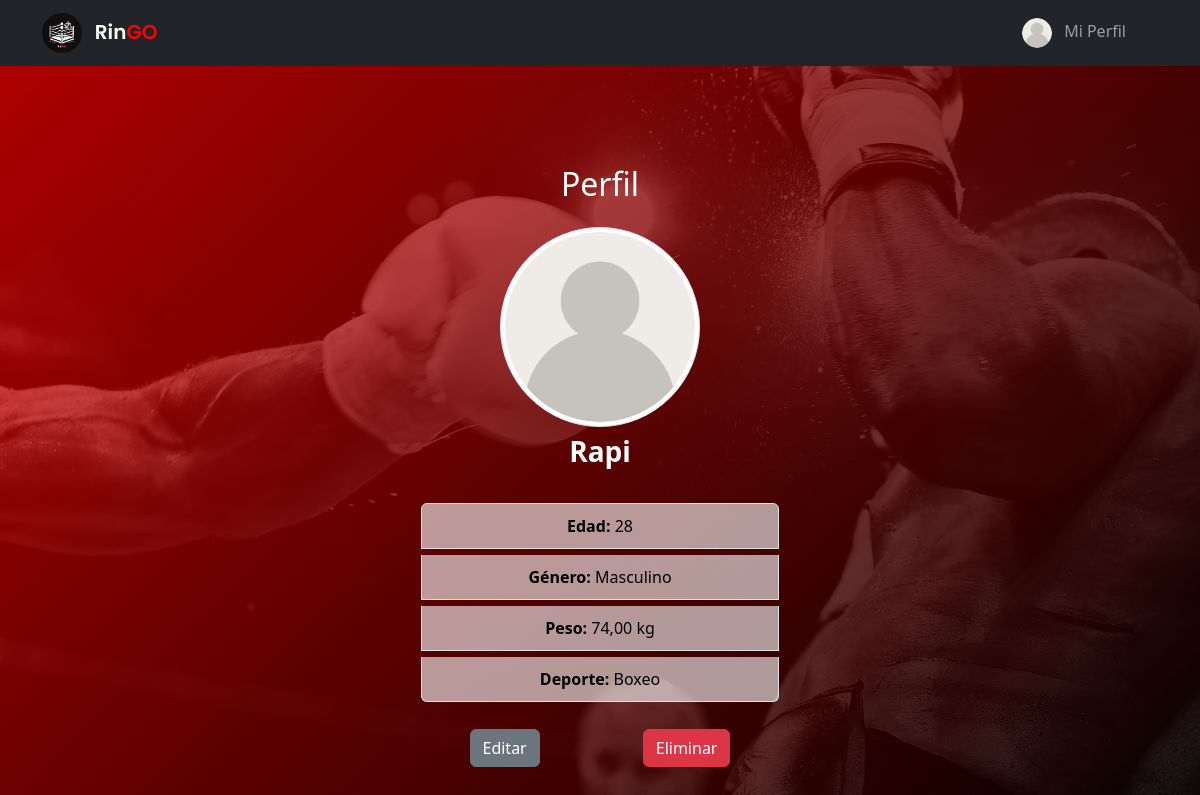
The app's page /perfil/27/ (signed in), older data.
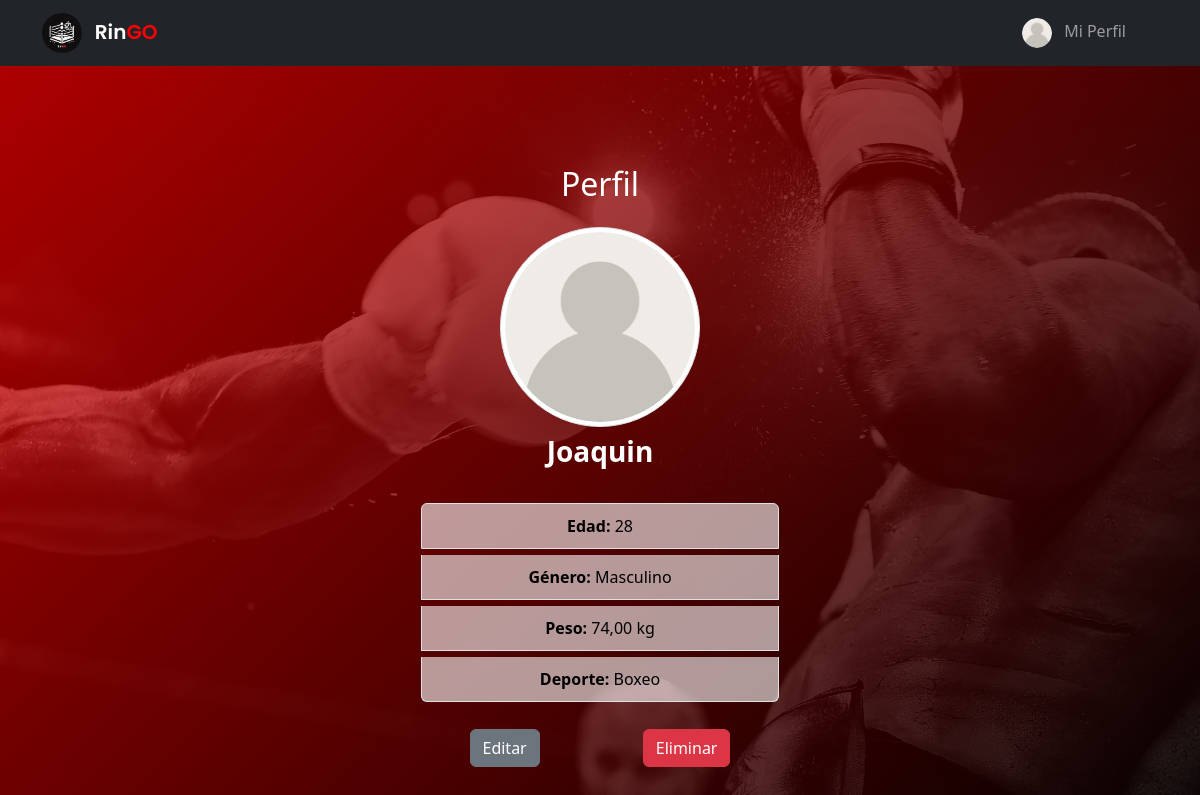
The same page, newer data.
### usuarios/models.py (models this page shows, shortened)
class Perfil(models.Model):
    user = models.OneToOneField(User, on_delete=models.CASCADE)
    nombre_perfil = models.CharField(max_length=100)
    fecha_nacimiento = models.DateField(null=True, blank=True)
    peso = models.DecimalField(
        max_digits=5,
        decimal_places=2,
        validators=[MinValueValidator(0.1)],
        null=True,
        blank=True,
    )
    deporte = models.CharField(
        max_length=50, choices=[("boxeo", "Boxeo"), ("kickboxing", "Kickboxing")]
    )
    foto = models.ImageField(upload_to="perfil_fotos/", blank=True, null=True)
    genero = models.CharField(
        max_length=20,
        choices=[
            ("masculino", "Masculino"),
            ("femenino", "Femenino"),
            ("prefiero no decir", "Prefiero no decir"),
        ],
        default="otro",
    )
    @property
    def edad(self):
        if self.fecha_nacimiento:
            today = date.today()
            edad = today.year - self.fecha_nacimiento.year
            if today.month < self.fecha_nacimiento.month or (
                today.month == self.fecha_nacimiento.month
                and today.day < self.fecha_nacimiento.day
            ):
                edad -= 1
            return edad
        return None

### usuarios/views.py (the view)
# urls.py: path("perfil/<int:pk>/", PerfilDetailView.as_view(), name="ver_perfil"),
class PerfilDetailView(LoginRequiredMixin, EsMiembroMixin, DetailView):
    model = Perfil
    template_name = "perfil/perfil_detail.html"
    context_object_name = "perfil"

### usuarios/views.py (called while the page is built)
    def get_context_data(self, **kwargs):
        context = super().get_context_data(**kwargs)
        if self.request.user.is_authenticated:
            context["es_miembro"] = self.request.user.groups.filter(
                name="Miembro"
            ).exists()
        return context

### templates/perfil/perfil_detail.html
{% extends "_base.html" %}
{% load static %}
{% block content %}
<div class="container d-flex flex-column align-items-center justify-content-center" style="min-height: 100vh;">
  <h2 class="text-center mb-4 perfil-seccion">Perfil</h2>
  <div class="text-center mb-4">
    {% if perfil.foto %}
      <img src="{{ perfil.foto.url}}" alt="Foto de perfil" class="img-thumbnail rounded-circle" style="width: 200px; height: 200px; object-fit: cover;">
    {% else %}
      <img src="{% static 'img/default-user.png' %}" alt="Foto de perfil" class="img-thumbnail rounded-circle" style="width: 200px; height: 200px; object-fit: cover;">
    {% endif %}
    <h3 class="mt-2"><strong class='user-name'>{{ perfil.nombre_perfil }}</strong></h3>
  </div>
  <div class=" col-md-5 col-lg-4 col-xl-4">
    <ul class="list-group text-center">
      <li class="list-group-item"><strong>Edad:</strong> {{ perfil.edad}}</li>
      <li class="list-group-item"><strong>Género:</strong> {{ perfil.get_genero_display }}</li>
      <li class="list-group-item"><strong>Peso:</strong> {{ perfil.peso }} kg</li>
      <li class="list-group-item"><strong>Deporte:</strong> {{ perfil.get_deporte_display }}</li>
    </ul>
    <div class="d-flex justify-content-around mt-4">
      <a href="{% url 'editar_perfil' perfil.id %}" class="btn btn-secondary">Editar</a>
      <a href="{% url 'eliminar_perfil' perfil.id %}" class="btn btn-danger">Eliminar</a>
    </div>
  </div>
</div>
{% endblock %}

Row changes from the older to the newer data that the page shows:
changed Perfil "Masculino": nombre_perfil "Rapi" → "Joaquin"
